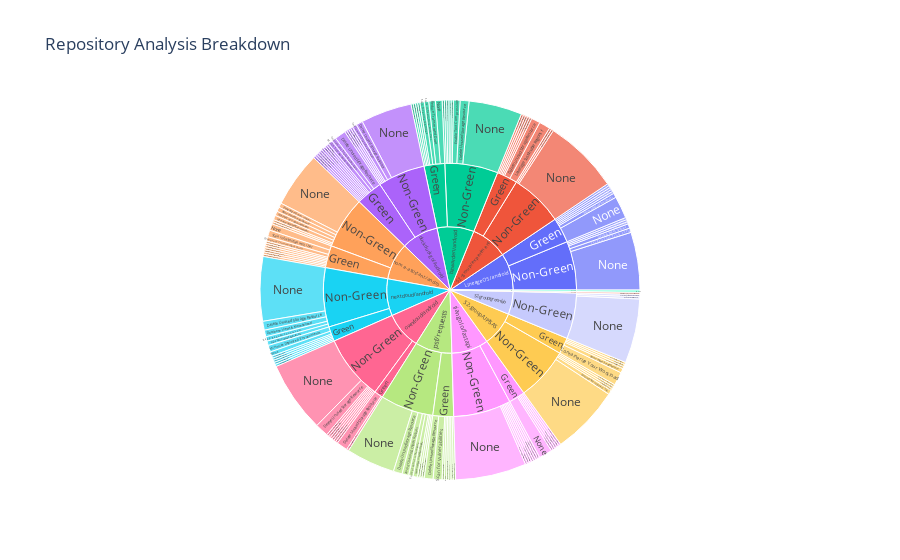
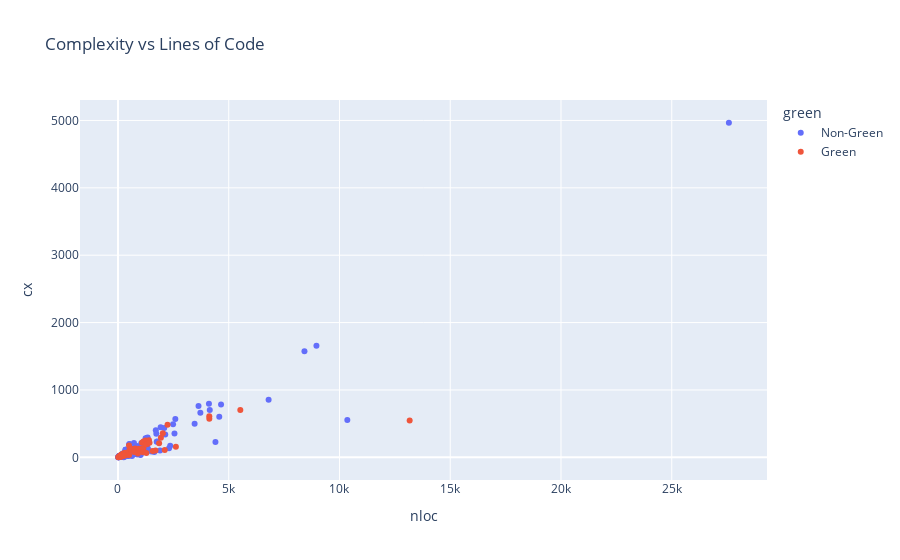

Write notebook code for charts like these, in order.
### Markdown cell above
## Step 14: Interactive Visualization (Plotly)

Interactive charts for deeper exploration.

### Code cell
import plotly.express as px

# Sunburst: Repository -> Green/Non-Green -> Pattern
sun_data = []
for r in results:
    for c in r.get('commits', []):
        cat = 'Green' if c.get('green_aware') else 'Non-Green'
        patterns = c.get('gsf_patterns_matched', [])
        pat = patterns[0] if patterns else 'None'
        sun_data.append({
            'repository': r['name'][:20], 'category': cat,
            'pattern': pat[:30], 'count': 1,
        })

if sun_data:
    df_sun = pd.DataFrame(sun_data)
    fig = px.sunburst(df_sun, path=['repository', 'category', 'pattern'],
                      values='count', title='Repository Analysis Breakdown')
    fig.show()

# Scatter: Complexity vs NLOC
sc = [{'cx': c['total_complexity'], 'nloc': c['total_nloc'],
       'green': 'Green' if c.get('green_aware') else 'Non-Green',
       'repo': c.get('repository', '')}
      for c in all_commits if c.get('total_complexity') and c.get('total_nloc')]

if sc:
    fig2 = px.scatter(pd.DataFrame(sc), x='nloc', y='cx', color='green',
                      hover_data=['repo'],
                      title='Complexity vs Lines of Code')
    fig2.show()

### Figure 1 — Plotly figure (JSON) as saved in the notebook; plotly's stock layout.template omitted (floating-point values rounded to 4 significant figures; data arrays with more than 128 entries replaced by an {"elided": "..."} marker saying what was removed)
{"data": [{"branchvalues": "total", "domain": {"x": [0, 1], "y": [0, 1]}, "hovertemplate": "labels=%{label}<br>count=%{value}<br>parent=%{parent}<br>id=%{id}<extra></extra>", "ids": {"elided": "178 str values"}, "labels": {"elided": "178 str values"}, "name": "", "parents": {"elided": "178 str values"}, "type": "sunburst", "values": {"elided": "178 int values"}}], "layout": {"legend": {"tracegroupgap": 0}, "title": {"text": "Repository Analysis Breakdown"}}}

### Figure 2 — Plotly figure (JSON) as saved in the notebook; plotly's stock layout.template omitted (floating-point values rounded to 4 significant figures; data arrays with more than 128 entries replaced by an {"elided": "..."} marker saying what was removed)
{"data": [{"customdata": {"elided": "181x1 str values"}, "hovertemplate": "green=Non-Green<br>nloc=%{x}<br>cx=%{y}<br>repo=%{customdata[0]}<extra></extra>", "legendgroup": "Non-Green", "marker": {"color": "#636efa", "symbol": "circle"}, "mode": "markers", "name": "Non-Green", "orientation": "v", "showlegend": true, "type": "scatter", "x": {"elided": "181 int values"}, "xaxis": "x", "y": {"elided": "181 int values"}, "yaxis": "y"}, {"customdata": [["S2-group/UPISAS"], ["S2-group/UPISAS"], ["S2-group/UPISAS"], ["S2-group/UPISAS"], ["S2-group/UPISAS"], ["S2-group/UPISAS"], ["S2-group/UPISAS"], ["S2-group/UPISAS"], ["S2-group/UPISAS"], ["S2-group/UPISAS"], ["S2-group/experiment-runner"], ["S2-group/experiment-runner"], ["S2-group/experiment-runner"], ["S2-group/experiment-runner"], ["S2-group/experiment-runner"], ["S2-group/experiment-runner"], ["S2-group/experiment-runner"], ["S2-group/experiment-runner"], ["S2-group/experiment-runner"], ["S2-group/experiment-runner"], ["psf/requests"], ["psf/requests"], ["psf/requests"], ["owncloud/android"], ["owncloud/android"], ["owncloud/android"], ["owncloud/android"], ["home-assistant/android"], ["home-assistant/android"], ["home-assistant/android"], ["home-assistant/android"], ["home-assistant/android"], ["home-assistant/android"], ["home-assistant/android"], ["home-assistant/android"], ["home-assistant/android"], ["home-assistant/android"], ["home-assistant/android"], ["home-assistant/android"], ["tiangolo/fastapi"], ["tiangolo/fastapi"], ["tiangolo/fastapi"], ["tiangolo/fastapi"], ["tiangolo/fastapi"], ["tiangolo/fastapi"], ["tiangolo/fastapi"], ["nextcloud/android"], ["nextcloud/android"], ["nextcloud/android"], ["nextcloud/android"], ["bitwarden/android"], ["bitwarden/android"], ["bitwarden/android"], ["bitwarden/android"], ["bitwarden/android"], ["bitwarden/android"], ["bitwarden/android"], ["duckduckgo/Android"], ["duckduckgo/Android"], ["duckduckgo/Android"], ["duckduckgo/Android"], ["duckduckgo/Android"], ["duckduckgo/Android"], ["duckduckgo/Android"], ["duckduckgo/Android"], ["duckduckgo/Android"], ["duckduckgo/Android"], ["duckduckgo/Android"], ["duckduckgo/Android"], ["duckduckgo/Android"]], "hovertemplate": "green=Green<br>nloc=%{x}<br>cx=%{y}<br>repo=%{customdata[0]}<extra></extra>", "legendgroup": "Green", "marker": {"color": "#EF553B", "symbol": "circle"}, "mode": "markers", "name": "Green", "orientation": "v", "showlegend": true, "type": "scatter", "x": [136, 187, 450, 323, 143, 508, 117, 107, 121, 118, 206, 302, 232, 93, 137, 173, 187, 77, 683, 133, 95, 1938, 498, 144, 2025, 1084, 2237, 2615, 241, 253, 408, 948, 2111, 216, 773, 982, 314, 1283, 195, 68, 1147, 203, 19, 944, 211, 13168, 594, 1244, 1400, 1146, 1128, 900, 1695, 729, 113, 501, 1567, 4122, 22, 4124, 1857, 331, 1328, 1263, 314, 1425, 5523, 159, 130, 259], "xaxis": "x", "y": [33, 41, 62, 59, 28, 100, 25, 25, 26, 26, 28, 60, 55, 21, 29, 36, 24, 21, 123, 28, 4, 291, 177, 31, 357, 216, 483, 156, 28, 33, 42, 121, 109, 25, 131, 108, 50, 65, 22, 4, 134, 26, 4, 128, 32, 545, 118, 250, 254, 236, 74, 58, 102, 79, 3, 34, 92, 608, 1, 572, 209, 64, 197, 191, 27, 215, 704, 18, 18, 26], "yaxis": "y"}], "layout": {"legend": {"title": {"text": "green"}, "tracegroupgap": 0}, "title": {"text": "Complexity vs Lines of Code"}, "xaxis": {"anchor": "y", "domain": [0, 1], "title": {"text": "nloc"}}, "yaxis": {"anchor": "x", "domain": [0, 1], "title": {"text": "cx"}}}}
